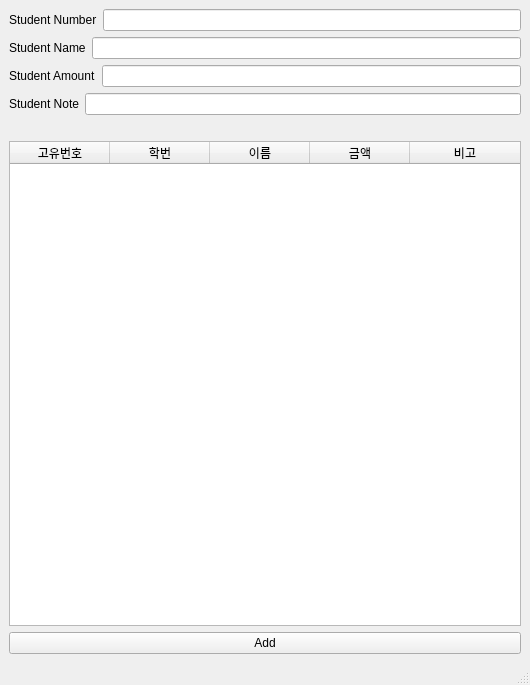
<?xml version="1.0" encoding="UTF-8"?>
<ui version="4.0">
 <class>MainWindow</class>
 <widget class="QMainWindow" name="MainWindow">
  <property name="windowModality">
   <enum>Qt::NonModal</enum>
  </property>
  <property name="geometry">
   <rect>
    <x>0</x>
    <y>0</y>
    <width>530</width>
    <height>685</height>
   </rect>
  </property>
  <property name="windowTitle">
   <string>dbAdd</string>
  </property>
  <widget class="QWidget" name="centralwidget">
   <layout class="QVBoxLayout" name="verticalLayout_2">
    <item>
     <layout class="QHBoxLayout" name="horizontalLayout">
      <item>
       <widget class="QLabel" name="label_1">
        <property name="text">
         <string>Student Number</string>
        </property>
       </widget>
      </item>
      <item>
       <widget class="QLineEdit" name="lineEdit_1"/>
      </item>
     </layout>
    </item>
    <item>
     <layout class="QHBoxLayout" name="horizontalLayout_2">
      <item>
       <widget class="QLabel" name="label_2">
        <property name="text">
         <string>Student Name</string>
        </property>
       </widget>
      </item>
      <item>
       <widget class="QLineEdit" name="lineEdit_2"/>
      </item>
     </layout>
    </item>
    <item>
     <layout class="QHBoxLayout" name="horizontalLayout_3">
      <item>
       <widget class="QLabel" name="label_3">
        <property name="text">
         <string>Student Amount</string>
        </property>
       </widget>
      </item>
      <item>
       <widget class="QLineEdit" name="lineEdit_3"/>
      </item>
     </layout>
    </item>
    <item>
     <layout class="QHBoxLayout" name="horizontalLayout_4">
      <item>
       <widget class="QLabel" name="label_4">
        <property name="text">
         <string>Student Note</string>
        </property>
       </widget>
      </item>
      <item>
       <widget class="QLineEdit" name="lineEdit_4"/>
      </item>
     </layout>
    </item>
    <item>
     <layout class="QVBoxLayout" name="verticalLayout">
      <item>
       <widget class="QLabel" name="label_5">
        <property name="text">
         <string/>
        </property>
       </widget>
      </item>
      <item>
       <widget class="QTableWidget" name="tableWidget">
        <attribute name="horizontalHeaderStretchLastSection">
         <bool>true</bool>
        </attribute>
        <column>
         <property name="text">
          <string>고유번호</string>
         </property>
        </column>
        <column>
         <property name="text">
          <string>학번</string>
         </property>
        </column>
        <column>
         <property name="text">
          <string>이름</string>
         </property>
        </column>
        <column>
         <property name="text">
          <string>금액</string>
         </property>
        </column>
        <column>
         <property name="text">
          <string>비고</string>
         </property>
        </column>
       </widget>
      </item>
      <item>
       <widget class="QPushButton" name="pushButton_1">
        <property name="text">
         <string>Add</string>
        </property>
       </widget>
      </item>
     </layout>
    </item>
   </layout>
  </widget>
  <widget class="QMenuBar" name="menubar">
   <property name="geometry">
    <rect>
     <x>0</x>
     <y>0</y>
     <width>530</width>
     <height>22</height>
    </rect>
   </property>
  </widget>
  <widget class="QStatusBar" name="statusbar"/>
 </widget>
 <resources/>
 <connections/>
</ui>
